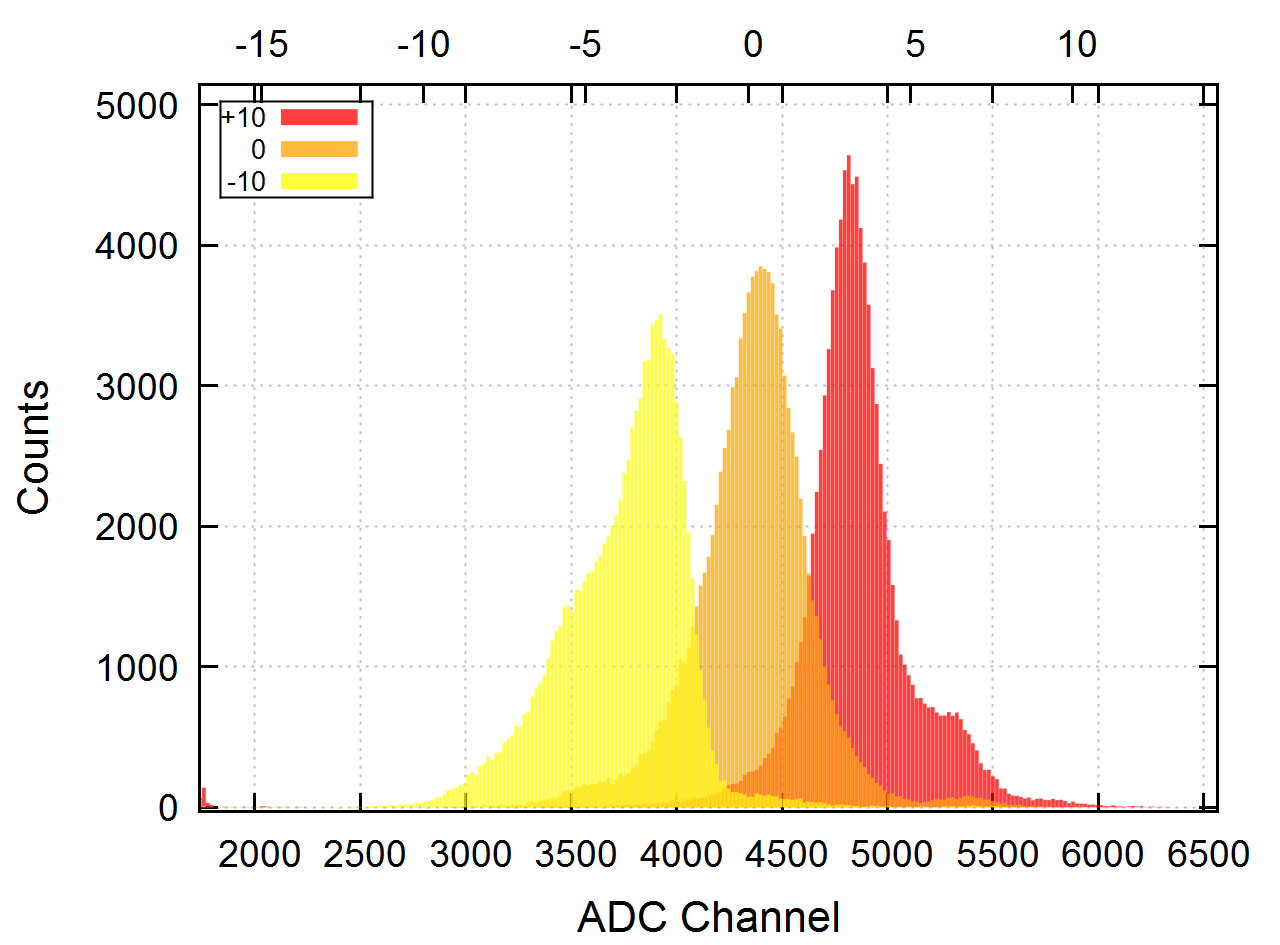

The script that drew this image:
# use with gnuplot

#set title "Single SiPM"

set terminal wxt size 1280,1024 enhanced font "Arial, 28"
set termoptions enhanced

set style line 101 lc "black" lt 1 lw 3 pt 9 ps 3 pi 2

set border front ls 101

set xlabel "ADC Channel" offset 0 font "Arial, 32"
set ylabel "Counts" offset 0 font "Arial, 32"

#set key outside
set key left top box lw 2
set key font ",20"

#set ytics 100
#set mytics 2
#set xtics 5
#set mxtics 2

set grid lc "grey" lw 2
#set grid mxtics
#set grid mytics

set style line 1 lc "red" 
set style line 2 lc "orange" 
set style line 3 lc "yellow" 
set style line 4 lc "green" 
set style line 5 lc "cyan" 
set style line 6 lc "blue" 
set style line 7 lc "#00008b" 

eichung(x)=0.0065*x-28.2054

set xrange [1000:8191]
set x2range [eichung(1000):eichung(8191)]
set x2tics

n=410
max=8191
min=0
width=(max-min)/n
hist(x,width)=width*floor(x/width)+width/2.0
set boxwidth width*0.9

set style fill transparent solid 0.75 noborder


plot \
	"pos0+10.txt" using (hist($0,width)):($1) smooth freq w boxes ls 1 title "+10", \
	"ze_20ns.txt" using (hist($0,width)):($1) smooth freq w boxes ls 2 title "0", \
	"pos0-10.txt" using (hist($0,width)):($1) smooth freq w boxes ls 3 title "-10", \

	
	
	
	
	
	
	
	
	
	
